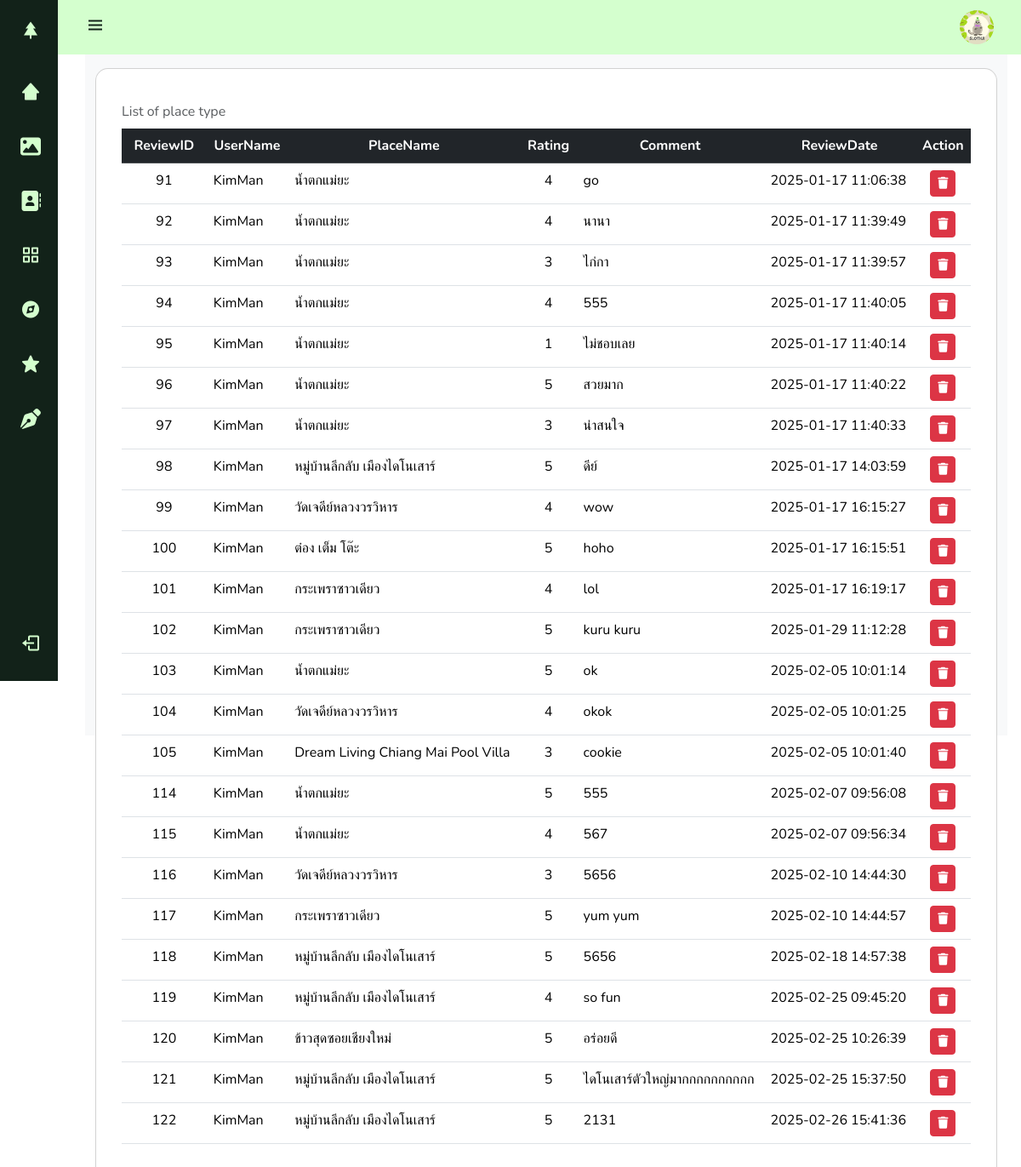
Screenshot of /adminbd/review/reviewpage.php (signed in) with the database file from the repository.
### tables this page shows
CREATE TABLE `reviews` (
  `ReviewID` int(10) NOT NULL,
  `UserID` int(10) NOT NULL,
  `PlaceID` int(10) NOT NULL,
  `Rating` int(1) NOT NULL,
  `Comment` text NOT NULL,
  `ReviewDate` datetime NOT NULL DEFAULT current_timestamp()
);

CREATE TABLE `users` (
  `UserID` int(10) NOT NULL,
  `UserName` varchar(255) NOT NULL,
  `Passwords` varchar(255) NOT NULL,
  `Emails` varchar(255) NOT NULL
);

CREATE TABLE `places` (
  `PlaceID` int(10) NOT NULL,
  `PlaceName` varchar(100) NOT NULL,
  `PlaceImg` varchar(150) NOT NULL,
  `PlaceTitle` varchar(100) NOT NULL,
  `PlaceSubTitle` text NOT NULL,
  `PlaceDetail` text NOT NULL,
  `PlaceLocation` text NOT NULL,
  `isVisible` tinyint(1) DEFAULT 1,
  `PlaceNumbers` int(10) NOT NULL DEFAULT 0,
  `TypeID` int(10) NOT NULL
);

### adminbd/review/reviewpage.php (the view, shortened to what this page needs)
<?php
include '../db.php';
?>
<!DOCTYPE html>
<html lang="en">
<head>
    <link
        href="https://cdn.jsdelivr.net/npm/bootstrap@5.3.3/dist/css/bootstrap.min.css"
        rel="stylesheet"
 />
    <link rel="stylesheet" href="https://cdnjs.cloudflare.com/ajax/libs/font-awesome/6.7.1/css/all.min.css" />
    <link rel="stylesheet" href="../dashboardstyle.css" />
    <link rel="stylesheet" href="https://cdn.jsdelivr.net/npm/boxicons@latest/css/boxicons.min.css" />
    <link rel="stylesheet" href="https://cdn.datatables.net/2.1.8/css/dataTables.dataTables.css" />
    <link rel="stylesheet" href="sweetalert2.min.css">
</head>
<body id="body-pd">
    <?php include 'sidebar.php' ?>
    <div class="height-100 bg-light">
        <div class="container type-table pt-3">
            <div class="row">
                <div class="col-12">
                    <div class="card card-body">
                        <div class="table-responsive typetable">
                            <table id="review" name="review" class="display table caption-top" style="width: 100%;">
                                <caption>List of place type</caption>
                                <thead class="table-dark">
                                    <tr>
                                        <th class="text-center" width="10%">ReviewID</th>
                                        <th class="text-center">UserName</th>
                                        <th class="text-center">PlaceName</th>
                                        <th class="text-center">Rating</th>
                                        <th class="text-center">Comment</th>
                                        <th class="text-center">ReviewDate</th>
                                        <th class="text-center">Action</th>
                                    </tr>
                                </thead>
                                <tbody>
                                    <?php
                                    $stmt = $conn->query("
                                    SELECT
                                        reviews.*,
                                        users.UserName,
                                        places.PlaceName
                                    FROM
                                        reviews
                                    JOIN
                                        users ON reviews.UserID = users.UserID
                                    JOIN
                                        places ON reviews.PlaceID = places.PlaceID
                                    ");
                                    $review = $stmt->fetch_all(MYSQLI_ASSOC);
                                    foreach ($review as $view) {
                                    ?>
                                        <tr>
                                            <td class="text-center"><?php echo htmlspecialchars($view['ReviewID']); ?></td>
                                            <td><?php echo htmlspecialchars($view['UserName']); ?></td>
                                            <td><?php echo htmlspecialchars($view['PlaceName']); ?></td>
                                            <td class="text-center"><?php echo htmlspecialchars($view['Rating']); ?></td>
                                            <td><?php echo htmlspecialchars($view['Comment']); ?></td>
                                            <td><?php echo htmlspecialchars($view['ReviewDate']); ?></td>
                                            <td class="text-center">
                                                <button class="btn btn-danger btn-sm delete-btn" data-id="<?php echo $view['ReviewID']; ?>">
                                                    <i class="fa-solid fa-trash" style="color: #fff;"></i>
                                                </button>
                                            </td>
                                        </tr>
                                    <?php
                                    }
                                    ?>
                                </tbody>
                            </table>
                        </div>
                    </div>
                </div>
            </div>
        </div>
    </div>
</body>
</html>

### adminbd/dashboardstyle.css (style rules this page uses)
:root { --header-height: 3rem; --nav-width: 68px; --first-color: #122219; --first-color-light: #d4ffce; --white-color: #d4ffce; --body-font: "Nunito", sans-serif; --normal-font-size: 1rem; --z-fixed: 100; }
body { position: relative; margin: var(--header-height) 0 0 0; padding: 0 1rem; font-family: var(--body-font); font-size: var(--normal-font-size); transition: 0.5s; }
.height-100 { height: 100vh; }
@media screen and (min-width: 768px) { body { margin: calc(var(--header-height) + 1rem) 0 0 0; padding-left: calc(var(--nav-width) + 2rem); } }
.type-table .row .card-body { padding: 30px; border-radius: 15px; }

### rows the page displays
reviews: ReviewID "91", UserID.UserName "KimMan", PlaceID.PlaceName "น้ำตกแม่ยะ", Rating "4", Comment "go", ReviewDate "2025-01-17 11:06:38"
reviews: ReviewID "92", UserID.UserName "KimMan", PlaceID.PlaceName "น้ำตกแม่ยะ", Rating "4", Comment "นานา", ReviewDate "2025-01-17 11:39:49"
reviews: ReviewID "93", UserID.UserName "KimMan", PlaceID.PlaceName "น้ำตกแม่ยะ", Rating "3", Comment "ไก่กา", ReviewDate "2025-01-17 11:39:57"
reviews: ReviewID "94", UserID.UserName "KimMan", PlaceID.PlaceName "น้ำตกแม่ยะ", Rating "4", Comment "555", ReviewDate "2025-01-17 11:40:05"
reviews: ReviewID "95", UserID.UserName "KimMan", PlaceID.PlaceName "น้ำตกแม่ยะ", Rating "1", Comment "ไม่ชอบเลย", ReviewDate "2025-01-17 11:40:14"
reviews: ReviewID "96", UserID.UserName "KimMan", PlaceID.PlaceName "น้ำตกแม่ยะ", Rating "5", Comment "สวยมาก", ReviewDate "2025-01-17 11:40:22"
reviews: ReviewID "97", UserID.UserName "KimMan", PlaceID.PlaceName "น้ำตกแม่ยะ", Rating "3", Comment "น่าสนใจ", ReviewDate "2025-01-17 11:40:33"
reviews: ReviewID "98", UserID.UserName "KimMan", PlaceID.PlaceName "หมู่บ้านลึกลับ เมืองไดโนเสาร์", Rating "5", Comment "ดีย์", ReviewDate "2025-01-17 14:03:59"
reviews: ReviewID "99", UserID.UserName "KimMan", PlaceID.PlaceName "วัดเจดีย์หลวงวรวิหาร", Rating "4", Comment "wow", ReviewDate "2025-01-17 16:15:27"
reviews: ReviewID "100", UserID.UserName "KimMan", PlaceID.PlaceName "ต๋อง เต็ม โต๊ะ", Rating "5", Comment "hoho", ReviewDate "2025-01-17 16:15:51"
reviews: ReviewID "101", UserID.UserName "KimMan", PlaceID.PlaceName "กระเพราซาวเดียว", Rating "4", Comment "lol", ReviewDate "2025-01-17 16:19:17"
reviews: ReviewID "102", UserID.UserName "KimMan", PlaceID.PlaceName "กระเพราซาวเดียว", Rating "5", Comment "kuru kuru", ReviewDate "2025-01-29 11:12:28"
reviews: ReviewID "103", UserID.UserName "KimMan", PlaceID.PlaceName "น้ำตกแม่ยะ", Rating "5", Comment "ok", ReviewDate "2025-02-05 10:01:14"
reviews: ReviewID "104", UserID.UserName "KimMan", PlaceID.PlaceName "วัดเจดีย์หลวงวรวิหาร", Rating "4", Comment "okok", ReviewDate "2025-02-05 10:01:25"
reviews: ReviewID "105", UserID.UserName "KimMan", PlaceID.PlaceName "Dream Living Chiang Mai Pool Villa", Rating "3", Comment "cookie", ReviewDate "2025-02-05 10:01:40"
reviews: ReviewID "114", UserID.UserName "KimMan", PlaceID.PlaceName "น้ำตกแม่ยะ", Rating "5", Comment "555", ReviewDate "2025-02-07 09:56:08"
reviews: ReviewID "115", UserID.UserName "KimMan", PlaceID.PlaceName "น้ำตกแม่ยะ", Rating "4", Comment "567", ReviewDate "2025-02-07 09:56:34"
reviews: ReviewID "116", UserID.UserName "KimMan", PlaceID.PlaceName "วัดเจดีย์หลวงวรวิหาร", Rating "3", Comment "5656", ReviewDate "2025-02-10 14:44:30"
reviews: ReviewID "117", UserID.UserName "KimMan", PlaceID.PlaceName "กระเพราซาวเดียว", Rating "5", Comment "yum yum", ReviewDate "2025-02-10 14:44:57"
reviews: ReviewID "118", UserID.UserName "KimMan", PlaceID.PlaceName "หมู่บ้านลึกลับ เมืองไดโนเสาร์", Rating "5", Comment "5656", ReviewDate "2025-02-18 14:57:38"
reviews: ReviewID "119", UserID.UserName "KimMan", PlaceID.PlaceName "หมู่บ้านลึกลับ เมืองไดโนเสาร์", Rating "4", Comment "so fun", ReviewDate "2025-02-25 09:45:20"
reviews: ReviewID "120", UserID.UserName "KimMan", PlaceID.PlaceName "ข้าวสุดซอยเชียงใหม่", Rating "5", Comment "อร่อยดี", ReviewDate "2025-02-25 10:26:39"
reviews: ReviewID "121", UserID.UserName "KimMan", PlaceID.PlaceName "หมู่บ้านลึกลับ เมืองไดโนเสาร์", Rating "5", Comment "ไดโนเสาร์ตัวใหญ่มากกกกกกกกกก", ReviewDate "2025-02-25 15:37:50"
reviews: ReviewID "122", UserID.UserName "KimMan", PlaceID.PlaceName "หมู่บ้านลึกลับ เมืองไดโนเสาร์", Rating "5", Comment "2131", ReviewDate "2025-02-26 15:41:36"
